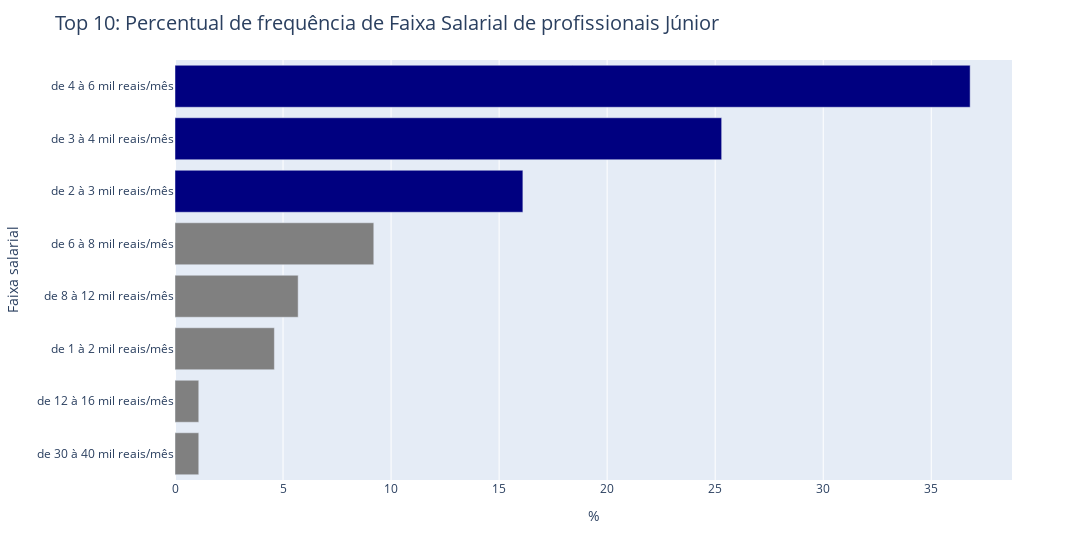

Source (notebook cell):
### Code cell
f.grafico_barras(freq_faixa_salarial_junior,'Faixa salarial','Top 10: Percentual de frequência de Faixa Salarial de profissionais Júnior','cores_tres_barras',10)

### Figure 1 — Plotly figure (JSON) as saved in the notebook; plotly's stock layout.template omitted (floating-point values rounded to 4 significant figures)
{"data": [{"alignmentgroup": "True", "hovertemplate": "Faixa salarial=%{y}<br>%=%{x}<extra></extra>", "legendgroup": "de 4 à 6 mil reais/mês", "marker": {"color": "navy", "pattern": {"shape": ""}}, "name": "de 4 à 6 mil reais/mês", "offsetgroup": "de 4 à 6 mil reais/mês", "orientation": "h", "showlegend": true, "textposition": "auto", "type": "bar", "x": [36.8], "xaxis": "x", "y": ["de 4 à 6 mil reais/mês"], "yaxis": "y"}, {"alignmentgroup": "True", "hovertemplate": "Faixa salarial=%{y}<br>%=%{x}<extra></extra>", "legendgroup": "de 3 à 4 mil reais/mês", "marker": {"color": "navy", "pattern": {"shape": ""}}, "name": "de 3 à 4 mil reais/mês", "offsetgroup": "de 3 à 4 mil reais/mês", "orientation": "h", "showlegend": true, "textposition": "auto", "type": "bar", "x": [25.3], "xaxis": "x", "y": ["de 3 à 4 mil reais/mês"], "yaxis": "y"}, {"alignmentgroup": "True", "hovertemplate": "Faixa salarial=%{y}<br>%=%{x}<extra></extra>", "legendgroup": "de 2 à 3 mil reais/mês", "marker": {"color": "navy", "pattern": {"shape": ""}}, "name": "de 2 à 3 mil reais/mês", "offsetgroup": "de 2 à 3 mil reais/mês", "orientation": "h", "showlegend": true, "textposition": "auto", "type": "bar", "x": [16.1], "xaxis": "x", "y": ["de 2 à 3 mil reais/mês"], "yaxis": "y"}, {"alignmentgroup": "True", "hovertemplate": "Faixa salarial=%{y}<br>%=%{x}<extra></extra>", "legendgroup": "de 6 à 8 mil reais/mês", "marker": {"color": "gray", "pattern": {"shape": ""}}, "name": "de 6 à 8 mil reais/mês", "offsetgroup": "de 6 à 8 mil reais/mês", "orientation": "h", "showlegend": true, "textposition": "auto", "type": "bar", "x": [9.2], "xaxis": "x", "y": ["de 6 à 8 mil reais/mês"], "yaxis": "y"}, {"alignmentgroup": "True", "hovertemplate": "Faixa salarial=%{y}<br>%=%{x}<extra></extra>", "legendgroup": "de 8 à 12 mil reais/mês", "marker": {"color": "gray", "pattern": {"shape": ""}}, "name": "de 8 à 12 mil reais/mês", "offsetgroup": "de 8 à 12 mil reais/mês", "orientation": "h", "showlegend": true, "textposition": "auto", "type": "bar", "x": [5.7], "xaxis": "x", "y": ["de 8 à 12 mil reais/mês"], "yaxis": "y"}, {"alignmentgroup": "True", "hovertemplate": "Faixa salarial=%{y}<br>%=%{x}<extra></extra>", "legendgroup": "de 1 à 2 mil reais/mês", "marker": {"color": "gray", "pattern": {"shape": ""}}, "name": "de 1 à 2 mil reais/mês", "offsetgroup": "de 1 à 2 mil reais/mês", "orientation": "h", "showlegend": true, "textposition": "auto", "type": "bar", "x": [4.6], "xaxis": "x", "y": ["de 1 à 2 mil reais/mês"], "yaxis": "y"}, {"alignmentgroup": "True", "hovertemplate": "Faixa salarial=%{y}<br>%=%{x}<extra></extra>", "legendgroup": "de 12 à 16 mil reais/mês", "marker": {"color": "gray", "pattern": {"shape": ""}}, "name": "de 12 à 16 mil reais/mês", "offsetgroup": "de 12 à 16 mil reais/mês", "orientation": "h", "showlegend": true, "textposition": "auto", "type": "bar", "x": [1.1], "xaxis": "x", "y": ["de 12 à 16 mil reais/mês"], "yaxis": "y"}, {"alignmentgroup": "True", "hovertemplate": "Faixa salarial=%{y}<br>%=%{x}<extra></extra>", "legendgroup": "de 30 à 40 mil reais/mês", "marker": {"color": "gray", "pattern": {"shape": ""}}, "name": "de 30 à 40 mil reais/mês", "offsetgroup": "de 30 à 40 mil reais/mês", "orientation": "h", "showlegend": true, "textposition": "auto", "type": "bar", "x": [1.1], "xaxis": "x", "y": ["de 30 à 40 mil reais/mês"], "yaxis": "y"}], "layout": {"barmode": "relative", "legend": {"title": {"text": "Faixa salarial"}, "tracegroupgap": 0}, "margin": {"t": 60}, "showlegend": false, "title": {"font": {"size": 20}, "text": "Top 10: Percentual de frequência de Faixa Salarial de profissionais Júnior"}, "width": 1200, "xaxis": {"anchor": "y", "domain": [0, 1], "title": {"text": "%"}}, "yaxis": {"anchor": "x", "categoryarray": ["de 30 à 40 mil reais/mês", "de 12 à 16 mil reais/mês", "de 1 à 2 mil reais/mês", "de 8 à 12 mil reais/mês", "de 6 à 8 mil reais/mês", "de 2 à 3 mil reais/mês", "de 3 à 4 mil reais/mês", "de 4 à 6 mil reais/mês"], "categoryorder": "array", "domain": [0, 1], "title": {"text": "Faixa salarial"}}}}
